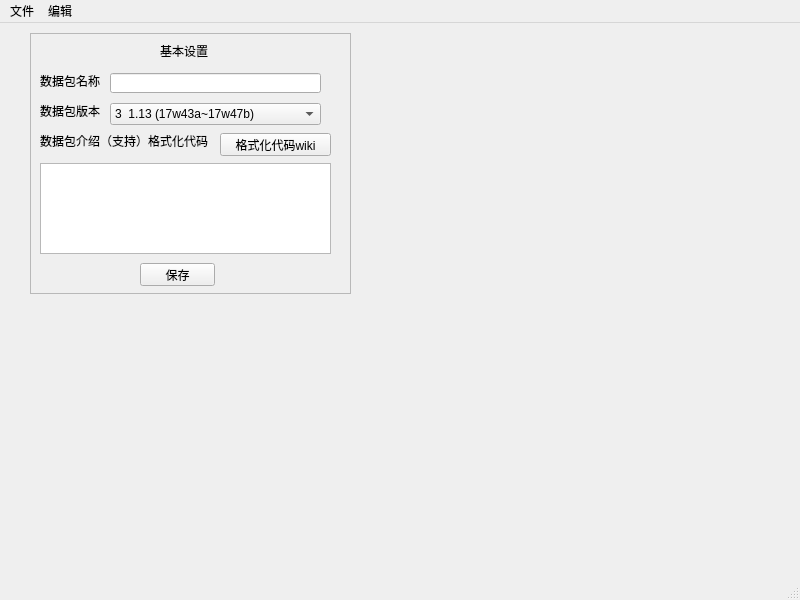
<?xml version="1.0" encoding="UTF-8"?>
<ui version="4.0">
 <class>MainWindow</class>
 <widget class="QMainWindow" name="MainWindow">
  <property name="geometry">
   <rect>
    <x>0</x>
    <y>0</y>
    <width>800</width>
    <height>600</height>
   </rect>
  </property>
  <property name="windowTitle">
   <string>MainWindow</string>
  </property>
  <widget class="QWidget" name="centralwidget">
   <widget class="QFrame" name="baseSetting">
    <property name="geometry">
     <rect>
      <x>30</x>
      <y>10</y>
      <width>321</width>
      <height>261</height>
     </rect>
    </property>
    <property name="frameShape">
     <enum>QFrame::StyledPanel</enum>
    </property>
    <property name="frameShadow">
     <enum>QFrame::Raised</enum>
    </property>
    <widget class="QLabel" name="baseSetting_DatapackName">
     <property name="geometry">
      <rect>
       <x>10</x>
       <y>40</y>
       <width>61</width>
       <height>16</height>
      </rect>
     </property>
     <property name="text">
      <string>数据包名称</string>
     </property>
    </widget>
    <widget class="QLabel" name="baseSetting_Title">
     <property name="geometry">
      <rect>
       <x>130</x>
       <y>10</y>
       <width>51</width>
       <height>16</height>
      </rect>
     </property>
     <property name="cursor">
      <cursorShape>ArrowCursor</cursorShape>
     </property>
     <property name="text">
      <string>基本设置</string>
     </property>
    </widget>
    <widget class="QLabel" name="baseSetting_DatapackVersion">
     <property name="geometry">
      <rect>
       <x>10</x>
       <y>70</y>
       <width>61</width>
       <height>16</height>
      </rect>
     </property>
     <property name="text">
      <string>数据包版本</string>
     </property>
    </widget>
    <widget class="QLineEdit" name="baseSetting_DatapackNameInput">
     <property name="geometry">
      <rect>
       <x>80</x>
       <y>40</y>
       <width>211</width>
       <height>20</height>
      </rect>
     </property>
    </widget>
    <widget class="QComboBox" name="baseSetting_DatapackVersionSelected">
     <property name="geometry">
      <rect>
       <x>80</x>
       <y>70</y>
       <width>211</width>
       <height>22</height>
      </rect>
     </property>
     <property name="cursor">
      <cursorShape>PointingHandCursor</cursorShape>
     </property>
     <item>
      <property name="text">
       <string>3  1.13 (17w43a~17w47b)</string>
      </property>
     </item>
     <item>
      <property name="text">
       <string>4  1.13（17w48a）~ 1.14.4（19w46b） </string>
      </property>
     </item>
     <item>
      <property name="text">
       <string>5  1.15（1.15-pre1）~ 1.16.1（1.16.2-pre3） </string>
      </property>
     </item>
     <item>
      <property name="text">
       <string>6  1.16.2（1.16.2-rc1）~ 1.16.5（20w45a） </string>
      </property>
     </item>
     <item>
      <property name="text">
       <string>7  1.17（20w46a）~ 1.17.1（1.18-exp7） </string>
      </property>
     </item>
     <item>
      <property name="text">
       <string>8  1.18（21w37a）~ 1.18.1（22w07a） </string>
      </property>
     </item>
     <item>
      <property name="text">
       <string>9  1.18.2（1.18.2-pre1 ~ 正式版） </string>
      </property>
     </item>
     <item>
      <property name="text">
       <string>10 1.19（22w11a）~ 1.19.3</string>
      </property>
     </item>
     <item>
      <property name="text">
       <string>11 1.19.4快照23w03a ~ 23w05a</string>
      </property>
     </item>
     <item>
      <property name="text">
       <string>12 1.19.4（23w06a）及以上 </string>
      </property>
     </item>
    </widget>
    <widget class="QLabel" name="baseSetting_DatapackDescriptionText">
     <property name="geometry">
      <rect>
       <x>10</x>
       <y>100</y>
       <width>171</width>
       <height>16</height>
      </rect>
     </property>
     <property name="text">
      <string>数据包介绍（支持）格式化代码</string>
     </property>
    </widget>
    <widget class="QPushButton" name="baseSetting_FormatCodeWikiLinkButton">
     <property name="geometry">
      <rect>
       <x>190</x>
       <y>100</y>
       <width>111</width>
       <height>23</height>
      </rect>
     </property>
     <property name="cursor">
      <cursorShape>PointingHandCursor</cursorShape>
     </property>
     <property name="text">
      <string>格式化代码wiki</string>
     </property>
    </widget>
    <widget class="QTextEdit" name="baseSetting_DatapackDescriptionInput">
     <property name="geometry">
      <rect>
       <x>10</x>
       <y>130</y>
       <width>291</width>
       <height>91</height>
      </rect>
     </property>
    </widget>
    <widget class="QPushButton" name="baseSetting_SaveButton">
     <property name="geometry">
      <rect>
       <x>110</x>
       <y>230</y>
       <width>75</width>
       <height>23</height>
      </rect>
     </property>
     <property name="text">
      <string>保存</string>
     </property>
    </widget>
   </widget>
  </widget>
  <widget class="QMenuBar" name="menubar">
   <property name="geometry">
    <rect>
     <x>0</x>
     <y>0</y>
     <width>800</width>
     <height>23</height>
    </rect>
   </property>
   <widget class="QMenu" name="menu">
    <property name="title">
     <string>文件</string>
    </property>
    <addaction name="action"/>
    <addaction name="action_2"/>
   </widget>
   <widget class="QMenu" name="menu_2">
    <property name="title">
     <string>编辑</string>
    </property>
   </widget>
   <addaction name="menu"/>
   <addaction name="menu_2"/>
  </widget>
  <widget class="QStatusBar" name="statusbar"/>
  <action name="action">
   <property name="text">
    <string>新建数据包</string>
   </property>
  </action>
  <action name="action_2">
   <property name="text">
    <string>打开数据包</string>
   </property>
  </action>
 </widget>
 <resources/>
 <connections/>
</ui>
